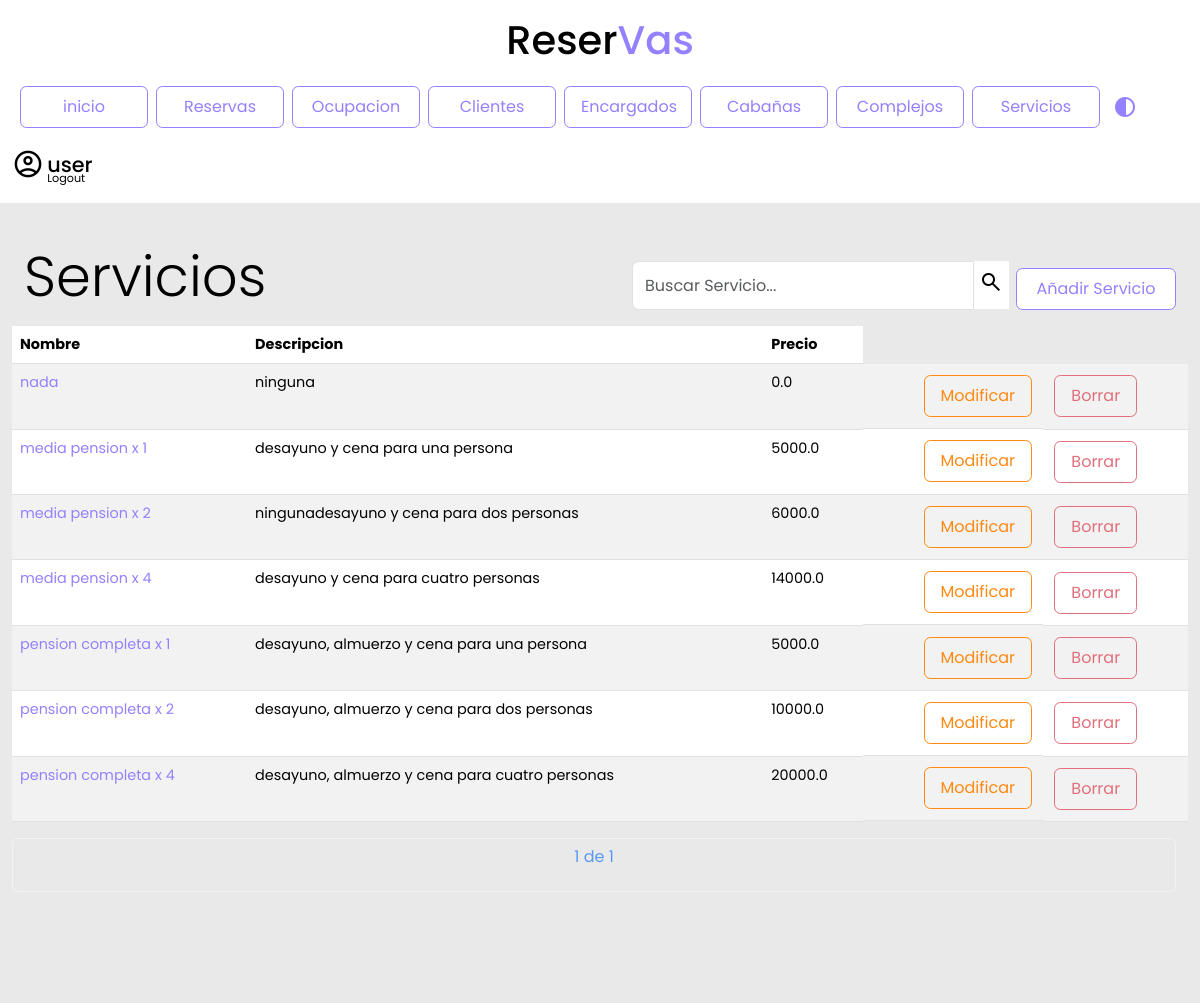
The page /servicios/ (signed in) on the database its author committed.
### reservas/models.py (models this page shows, shortened)
class Servicio(models.Model):
    nombre = models.CharField(max_length=20)
    descripcion = models.CharField(default="ninguna", max_length=150)
    precio = models.FloatField(default=0, max_length=20)

### reservas/views.py (the view)
# urls.py: path('servicios/', views.lista_servicios.as_view(), name='lista_servicios'),
class lista_servicios(LoginRequiredMixin, ListView):
    login_url = '/login/'
    model = Servicio
    template_name = 'lista_servicios.html'
    context_object_name = 'servicios'
    paginate_by = 10
    def get_queryset(self):
        query = self.request.GET.get('q', '')
        servicios = Servicio.objects.filter(
            Q(nombre__icontains=query)
        )
        return servicios

### reservas/templates/lista_servicios.html (shortened to what this page needs)
{% include 'navbar.html' %}
{% load static %}
{% block content %}
<div class="contenedor">
<div class="row">
    <h2  class="col display-4 my-3">Servicios</h2>
    <div class="col d-flex justify-content-end align-items-end mb-3">
        <form method="GET">
            <div class="input-group">
            <input type="text" id="search" class="form-control inputApagado" name="q" value="{{ query }}" placeholder="Buscar Servicio...">
            <button class="lupa" type="submit"><span class="material-symbols-outlined">search</span></button>
            <div class="d-flex justify-content-end align-items-end"><a class="botonPrimario" href="/servicios/servicioNuevo/">Añadir Servicio</a></div>
        </form>
    </div>
</div>
<table class="table table-striped table-hover" id="results">
    <thead>
        <tr>
            <th>Nombre</th>
            <th>Descripcion</th>
            <th>Precio</th>
        </tr>
    </thead>
    <tbody>
        {% for servicio in servicios %}
        <tr>
            <td><a href="{% url 'detalle_servicio' servicio.id %}">{{ servicio.nombre }}</a></td>
            <td>{{ servicio.descripcion }}</td>
            <td>{{ servicio.precio }}</td>
            <td class="d-flex justify-content-end align-items-end"><a class="botonTerciario" href="/servicios/servicioModif/{{ servicio.id }}">Modificar</a></td>
            <td><a class="botonSecundario" href="/servicios/servicioBorrar/{{ servicio.id }}">Borrar</a></td>
        {% endfor %}
    </tbody>
</table>
<div class="pagination justify-content-center">
    <span class="current-page btn btn-outline-light disabled text-primary mb-3">
        {{ page_obj.number }} de {{ page_obj.paginator.num_pages }}
    </span>
</div>
</div>
{% endblock %}

### reservas/templates/navbar.html (shortened to what this page needs)
{% extends 'base.html' %}
{% load static %}
{% block content %}
<header>
    <h1>Reser<span>Vas</span></h1>
</header>
<nav class="navbar navbar-expand-lg">
    <div class="container-fluid">
        <div class="navbar collapse navbar-collapse" id="navbarSupportedContent" >
            <ul class="navbar-nav me-auto mb-2 mb-lg-0">
                <li class="nav-item">
                    <a class="botonPrimario" href="/">inicio</a>
                </li>
                <li class="nav-item">
                    <a class="botonPrimario" href="/reservas">Reservas</a>
                </li>
                <li class="nav-item">
                    <a class="botonPrimario" href="{% url 'cabanias_disponibles' %}">Ocupacion</a>
                </li>
                <li class="nav-item">
                    <a class="botonPrimario" href="/clientes">Clientes</a>
                </li>
                <li class="nav-item">
                    <a class="botonPrimario" href="/encargados">Encargados</a>
                </li>
                <li class="nav-item">
                    <a class="botonPrimario" href="/cabanias">Cabañas</a>
                </li>
                <li class="nav-item">
                    <a class="botonPrimario" href="/complejos">Complejos</a>
                </li>
                <li class="nav-item">
                    <a class="botonPrimario"  href="/servicios">Servicios</a>
                </li>
                <button type="button" class="btn dark-mode">
                    <span class="material-symbols-outlined" id="botonDarkMode">
                    </span>
                </button>
            </ul>
            <div class="contenedorUsuario">
                <span class="material-symbols-outlined">
                </span>
                <div>
                    {% if request.user.is_authenticated %}
                    <h4 class="user">{{ request.user.username }}</h4>
                    <a href="/logout/">Logout</a>
                    {% else %}
                    <a href="/login/">Login</a>
                    {% endif %}
                </div>
            </div>
        </div>
    </div>
</nav>
{% endblock %}

### reservas/static/css/general.css (style rules this page uses)
:root { --font-family: 'poppins' sans-serif ; --color-primary: #9381ff; --color-danger: #e16f7c; --color-white: #fff; --color-dark: #000; --color-cyan: #51D6FF; --color-Terciary:#ff8811; --color-dark-variant: #E8F1F2; --color-background: #e9e9e9; --card-border-radius: 2rem; --border-radius-1: 0.4rem; --border-radius-2: 1.2rem; --card-padding: 1.8rem; --padding-1: 1.2rem; --box-shadow: 0 1rem 2rem var(--color-light); --bs-emphasis-color:var(--color-danger); --bs-table-striped-color:var(--color-dark-variant) }
html, body { margin: 0; padding: 0; height: 100%; width: 100%; background-color: var(--color-background); }
.contenedor { min-height: 100%; min-width: 100%; background-color: var(--color-background); overflow-y: auto; }
.detalle h1,h3,h4,p { color: var(--color-dark); }
.navbar { background-color: var(--color-white); display: flex; margin: auto; }
.navbar a.botonPrimario { justify-content: center; width: 8rem; }
header { position: relative; background-color:var(--color-white); height: 4rem; font-family: 'poppins', sans-serif; text-align: center; }
header h1 { color: var(--color-dark); background-color: var(--color-white); position: relative; top: 1rem; }
header span { color: var(--color-primary); transition: ease .8s; }
.contenedor { padding: 1.5rem; font-family: 'poppins', sans-serif; font-size: 0.9rem; }
.botonPrimario { padding: 1rem; font-family: 'poppins', sans-serif; font-size: 1rem; font-weight:400; line-height: 0.5; margin-left:0.5rem; margin-top:0.4rem ; display: inline-block; text-align: center; text-decoration: none; vertical-align: middle; cursor: pointer; border: 0.1rem solid var(--color-primary); border-radius: var(--border-radius-1); background-color: var(--color-white); user-select: none; transition:ease-in-out 0.35s all; width: 10rem; text-decoration: none; color: var(--color-primary); }
.botonSecundario { padding: 1rem; margin:0.2rem; font-family: 'poppins', sans-serif; font-size: 1rem; font-weight:400; line-height: 0.5; display: inline-block; text-align: center; text-decoration: none; vertical-align: middle; cursor: pointer; border: 0.1rem solid #e16f7c; border-radius: var(--border-radius-1); background-color: transparent; user-select: none; transition:ease-in-out 0.35s all; text-decoration: none; color: #e16f7c; }
.botonTerciario { padding: 1rem; margin:0.2rem; font-family: 'poppins', sans-serif; font-size: 1rem; font-weight:400; line-height: 0.5; display: inline-block; text-align: center; text-decoration: none; vertical-align: middle; cursor: pointer; border: 0.1rem solid var(--color-Terciary); border-radius: var(--border-radius-1); background-color: transparent; user-select: none; transition:ease-in-out 0.35s all; text-decoration: none; color: var(--color-Terciary); }
.lupa { color: var(--color-dark); background-color: var(--color-white); border:none; border-radius: 50%; transition: ease 0.5s; margin-left: 0.1rem; height: 3rem; }
table a { color: var(--color-primary); text-decoration: none; transition: ease 0.3s; }
.col.display-4.my-3 { color: var(--color-dark); font-family: 'poppins', sans-serif; }
.contenedorUsuario { color: var(--color-dark); display: flex; flex-direction: row; transition: ease .8s; margin-right: 3rem; margin-top: 1rem; font-family: 'poppins', sans-serif; background-color: transparent; }
.contenedorUsuario span { margin-right: .2rem; font-size: 2rem; background-color: transparent; transition: ease .5s; }
.contenedorUsuario h4 { font-size: 1.3rem; margin-top: .3rem; transition: ease .5s; }
.contenedorUsuario div { display: flex; flex-direction: column; }
.contenedorUsuario div a { text-decoration: none; color: var(--color-dark); transition: ease .8s; margin-top: -1rem; font-size: .7rem; }
#botonDarkMode { color: var(--color-primary); margin-top: .5rem; }
#results { max-width: 100%; overflow: auto; }
.pagination.justify-content-center span { color: #9381ff; background-color: var(--color-background); height: 100%; width: 100%; }
a:link, a:visited, a:active { text-decoration: none; }
#results { overflow-x: auto; max-width: 100%; width: 100%; }

### rows shown on the page
Servicio: nombre "nada", descripcion "ninguna", precio "0.0"
Servicio: nombre "media pension x 1", descripcion "desayuno y cena para una persona", precio "5000.0"
Servicio: nombre "media pension x 2", descripcion "ningunadesayuno y cena para dos personas", precio "6000.0"
Servicio: nombre "media pension x 4", descripcion "desayuno y cena para cuatro personas", precio "14000.0"
Servicio: nombre "pension completa x 1", descripcion "desayuno, almuerzo y cena para una persona", precio "5000.0"
Servicio: nombre "pension completa x 2", descripcion "desayuno, almuerzo y cena para dos personas", precio "10000.0"
Servicio: nombre "pension completa x 4", descripcion "desayuno, almuerzo y cena para cuatro personas", precio "20000.0"

### other values the page prints
{{ request.user.username }} "user"
{{ page_obj.number }} "1"
{{ page_obj.paginator.num_pages }} "1"
